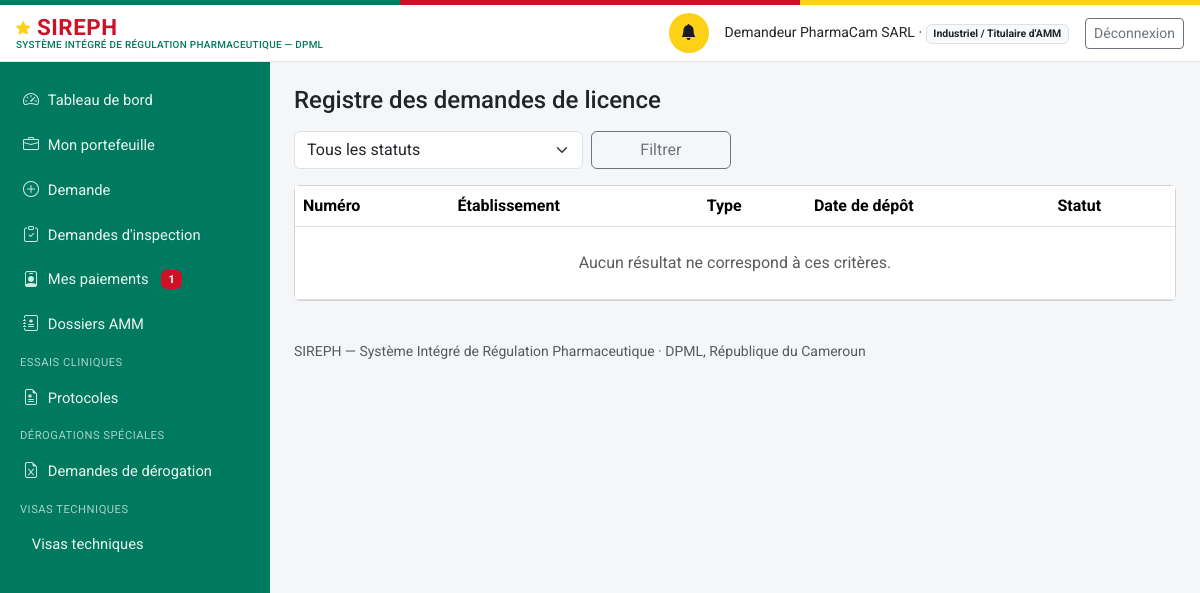
The app's page /licences (signed in) with its own data.
### models.py (models this page shows, shortened)
class Personne(db.Model):
    id = db.Column(db.Integer, primary_key=True)
    nom_complet = db.Column(db.String(200), nullable=False)
    email = db.Column(db.String(150), unique=True, nullable=False)  # identifiant de connexion
    password_hash = db.Column(db.String(255), nullable=False)
    role_systeme = db.Column(db.String(50), nullable=False)
    etablissement_rattachement_id = db.Column(db.Integer, db.ForeignKey("etablissement.id"), nullable=True)
    contact = db.Column(db.String(200))
    statut_compte = db.Column(db.String(20), nullable=False, default="actif")
    date_creation = db.Column(db.DateTime, default=datetime.utcnow)
    etablissement = db.relationship("Etablissement", foreign_keys=[etablissement_rattachement_id])
    @property
    def role_label(self):
        from permissions import ROLES
        return ROLES.get(self.role_systeme, self.role_systeme)
    @property
    def niveau(self):
        from permissions import niveau
        return niveau(self)
    @property
    def est_externe(self):
        from permissions import est_externe
        return est_externe(self.role_systeme)

### routes_li.py (the view)
@li_bp.route("/licences")
@login_required
def registre():
    executer_verifications_delais_li()
    u = current_user()
    q = DemandeLicence.query
    if u.role_systeme == "demandeur_externe":
        if not u.etablissement_rattachement_id:
            abort(403)
        q = q.filter_by(etablissement_id=u.etablissement_rattachement_id)
    elif u.role_systeme not in ROLES_LI:
        abort(403)
    statut = request.args.get("statut", "")
    if statut:
        q = q.filter_by(statut=statut)
    demandes = q.order_by(DemandeLicence.date_creation.desc()).all()
    return render_template("licence/registre.html", demandes=demandes, statut=statut)

### auth.py (called while the page is built)
def current_user():
    uid = session.get("user_id")
    if not uid:
        return None
    return db.session.get(Personne, uid)

def login_required(view):
    @wraps(view)
    def wrapped(*a, **kw):
        if not current_user():
            return redirect(url_for("login", next=request.path))
        return view(*a, **kw)
    return wrapped

### delais.py (called while the page is built, shortened)
def get_parametre(module, cle, default=None):
    p = ParametreModule.query.filter_by(module=module, cle=cle).first()
    return p.valeur if p else default

def executer_verifications_delais_li():
    from workflow_li import expirer_si_echue  # import différé, cf. note dans workflow_ma/delais
    for etab in Etablissement.query.filter_by(statut_licence="active").all():
        expirer_si_echue(etab)
    jours_liste = [int(j) for j in get_parametre("LI", "rappel_expiration_j_avant", default="90,30").split(",")]
    for etab in Etablissement.query.filter_by(statut_licence="active").all():
        if not etab.date_expiration_licence:
            continue
        jours_restants = (etab.date_expiration_licence - date.today()).days
        if jours_restants < 0:
            continue
        seuil = next((j for j in sorted(jours_liste, reverse=True) if jours_restants <= j), None)
        if seuil is None:
            continue
    db.session.commit()

### paiements.py (called while the page is built)
def _representant_etablissement(etablissement_id):
    return (Personne.query
            .filter(Personne.etablissement_rattachement_id == etablissement_id,
                    Personne.role_systeme.in_(_PROFILS_REPRESENTANTS),
                    Personne.statut_compte == "actif")
            .first())

def paiements_du_redevable(personne):
    resultat = []
    for p in Paiement.query.order_by(Paiement.date_creation.desc()).all():
        d = _demandeur(p)
        if d and d.id == personne.id:
            resultat.append(p)
    return resultat

### permissions.py (called while the page is built)
def est_externe(role):
    return role in ROLES_EXTERNES

def niveau(user_ou_role):
    if user_ou_role is None:
        return 0
    role = getattr(user_ou_role, "role_systeme", user_ou_role)
    return NIVEAU_PAR_ROLE.get(role, 0)

def a_permission(user, cle_permission):
    if user is None:
        return False
    return user.role_systeme in PERMISSIONS_TRANSVERSES.get(cle_permission, [])

### workflow_li.py (called while the page is built, shortened)
def expirer_si_echue(etablissement):
    if etablissement.statut_licence != "active" or not etablissement.date_expiration_licence:
        return False
    if date.today() <= etablissement.date_expiration_licence:
        return False

### templates/licence/registre.html (shortened to what this page needs)
{% extends "base.html" %}
{% block content %}
<h4 class="mb-3">Registre des demandes de licence</h4>
<form method="get" class="row g-2 mb-3" role="search">
  <div class="col-md-4">
    <select class="form-select" id="statut" name="statut">
      <option value="">Tous les statuts</option>
    </select>
  </div>
  <div class="col-md-2"><button class="btn btn-outline-secondary w-100">Filtrer</button></div>
</form>
<div class="card">
  <div class="table-responsive">
    <table class="table table-hover align-middle mb-0">
      <thead><tr><th>Numéro</th><th>Établissement</th><th>Type</th><th>Date de dépôt</th><th>Statut</th></tr></thead>
      <tbody>
        {% for d in demandes %}
        <tr>
          <td><a href="{{ url_for('li.fiche', id=d.id) }}">{{ d.numero }}</a></td>
          <td>{{ d.etablissement.raison_sociale }}</td>
          <td>{{ TYPES_LI.get(d.type_demande, d.type_demande) }}</td>
          <td>{{ d.date_creation.strftime('%d/%m/%Y') }}</td>
          <td><span class="badge bg-primary badge-statut">{{ STATUTS_LI.get(d.statut, d.statut) }}</span></td>
        </tr>
        {% else %}
        <tr><td colspan="5" class="text-center text-muted py-4">Aucun résultat ne correspond à ces critères.</td></tr>
        {% endfor %}
      </tbody>
    </table>
  </div>
</div>
{% endblock %}

### templates/base.html (shortened to what this page needs)
<!doctype html>
<html lang="fr">
<head>
<link href="https://cdn.jsdelivr.net/npm/bootstrap@5.3.3/dist/css/bootstrap.min.css" rel="stylesheet">
<link href="https://cdn.jsdelivr.net/npm/bootstrap-icons@1.11.3/font/bootstrap-icons.css" rel="stylesheet">
<link href="{{ url_for('static', filename='css/style.css') }}" rel="stylesheet">
</head>
<body>
<div class="sireph-flagbar" aria-hidden="true"><span></span><span></span><span></span></div>
<header class="sireph-topbar">
  <div class="container-fluid px-3 py-2 d-flex align-items-center justify-content-between">
    <div class="d-flex align-items-center gap-2">
      <a class="sireph-brand" href="{{ current_user and url_for('dashboard') or url_for('login') }}">
        <i class="bi bi-star-fill"></i> SIREPH
        <small>Système Intégré de Régulation Pharmaceutique — DPML</small>
      </a>
    </div>
    {% if current_user %}
    <div class="d-flex align-items-center gap-3">
      <a href="{{ url_for('notifications_liste') }}" class="sireph-icon-btn" title="Notifications" aria-label="Notifications">
        <i class="bi bi-bell-fill"></i>
      </a>
      <span class="small d-none d-md-inline">{{ current_user.nom_complet }} ·
        <span class="badge bg-light text-dark border">{{ current_user.role_label }}</span></span>
      <a href="{{ url_for('logout') }}" class="btn btn-sm btn-outline-secondary">Déconnexion</a>
    </div>
    {% endif %}
  </div>
</header>
<div class="sireph-layout">
  {% if current_user %}
  <nav id="sireph-sidebar" class="offcanvas-lg offcanvas-start sireph-sidebar" tabindex="-1"
       aria-label="Navigation principale">
    <div class="offcanvas-body d-flex flex-column p-0">
      <ul class="nav nav-pills flex-column">
        <li class="nav-item">
          <a class="nav-link {{ 'active' if request.path == '/' }}" href="{{ url_for('dashboard') }}">
            <i class="bi bi-speedometer2"></i> Tableau de bord</a>
        </li>
        {% if current_user.role_systeme == "demandeur_externe" %}
        <li class="nav-item">
          <a class="nav-link {{ 'active' if request.path == '/industriel/portefeuille' }}"
             href="{{ url_for('industriel.portefeuille') }}">
            <i class="bi bi-briefcase"></i> Mon portefeuille</a>
        </li>
        <li class="nav-item">
          <a class="nav-link {{ 'active' if request.path.startswith('/demandes') }}"
             href="{{ url_for('demandes.accueil') }}">
            <i class="bi bi-plus-circle"></i> Demande</a>
        </li>
        <li class="nav-item">
          <a class="nav-link {{ 'active' if request.path.startswith('/industriel/inspections') }}"
             href="{{ url_for('industriel.inspections') }}">
            <i class="bi bi-clipboard-check"></i> Demandes d'inspection</a>
        </li>
        {% endif %}
        {% if current_user.est_externe %}
        <li class="nav-item">
          <a class="nav-link {{ 'active' if request.path == '/mon-espace' }}"
             href="{{ url_for('profils.mon_espace') }}">
            <i class="bi bi-person-badge"></i> Mes paiements
            {%- if paiements_dus %}
            <span class="badge bg-danger ms-1">{{ paiements_dus }}</span>
            {%- endif %}
          </a>
        </li>
        {% endif %}
        {% if current_user.role_systeme != "demandeur_externe" or demandeur_a_amm %}
        <li class="nav-item">
          <a class="nav-link {{ 'active' if '/dossiers' in request.path }}" href="{{ url_for('dossiers_registre') }}">
            <i class="bi bi-journal-medical"></i> Dossiers AMM</a>
        </li>
        {% endif %}
        {% if current_user.role_systeme in ("administrateur_dpml", "agent_dros", "directeur_dpml") or (current_user.role_systeme == "demandeur_externe" and demandeur_a_ct) %}
        <div class="sireph-sidebar-section">Essais cliniques</div>
        <li class="nav-item">
          <a class="nav-link {{ 'active' if request.path == url_for('ct.registre') }}" href="{{ url_for('ct.registre') }}">
            <i class="bi bi-file-earmark-medical"></i> Protocoles</a>
        </li>
        {% endif %}
        {% if current_user.role_systeme in ("administrateur_dpml", "directeur_dpml") or (current_user.role_systeme == "demandeur_externe" and demandeur_a_derogations) %}
        <div class="sireph-sidebar-section">Dérogations spéciales</div>
        <li class="nav-item">
          <a class="nav-link {{ 'active' if request.path == url_for('derogation.registre') }}" href="{{ url_for('derogation.registre') }}">
            <i class="bi bi-file-earmark-excel"></i> Demandes de dérogation</a>
        </li>
        {% endif %}
        {% if current_user.role_systeme in ("administrateur_dpml", "directeur_dpml") or (current_user.role_systeme == "demandeur_externe" and demandeur_a_visas) %}
        <div class="sireph-sidebar-section">Visas techniques</div>
        <li class="nav-item">
          <a class="nav-link {{ 'active' if request.path == url_for('visas.registre') }}" href="{{ url_for('visas.registre') }}">
             Visas techniques</a>
        </li>
        {% endif %}
      </ul>
    </div>
  </nav>
  {% endif %}
  <main id="contenu-principal" class="sireph-content">
    {% block content %}{% endblock %}
    <footer class="text-muted small py-4 mt-3">
      SIREPH — Système Intégré de Régulation Pharmaceutique · DPML, République du Cameroun
    </footer>
  </main>
</div>
</body>
</html>

### static/css/style.css (style rules this page uses)
:root { --cm-green: #007a5e; --cm-green-dark: #00553f; --cm-red: #ce1126; --cm-yellow: #fcd116; }
body { background-color: #f4f6f8; font-family: "Roboto", -apple-system, BlinkMacSystemFont, "Segoe UI", Arial, sans-serif; }
.sireph-flagbar { height: 5px; display: flex; }
.sireph-flagbar span { flex: 1 1 0; }
.sireph-flagbar span:nth-child(1) { background-color: var(--cm-green); }
.sireph-flagbar span:nth-child(2) { background-color: var(--cm-red); }
.sireph-flagbar span:nth-child(3) { background-color: var(--cm-yellow); }
.sireph-topbar { background-color: #ffffff; border-bottom: 1px solid #e2e6ea; }
.sireph-brand { font-weight: 700; font-size: 1.4rem; color: var(--cm-red); letter-spacing: 0.5px; text-decoration: none; line-height: 1.1; }
.sireph-brand .bi-star-fill { color: var(--cm-yellow); font-size: 0.9rem; vertical-align: 2px; }
.sireph-brand small { display: block; font-size: 0.62rem; font-weight: 500; color: var(--cm-green); letter-spacing: 0.3px; text-transform: uppercase; }
.sireph-icon-btn { width: 40px; height: 40px; border-radius: 50%; display: inline-flex; align-items: center; justify-content: center; color: #1c1c1c; background-color: var(--cm-yellow); border: none; text-decoration: none; }
.sireph-layout { display: flex; align-items: stretch; min-height: calc(100vh - 63px); }
.sireph-sidebar { background-color: var(--cm-green) !important; width: 270px; flex-shrink: 0; padding: 1rem 0; }
.sireph-sidebar .nav-link { color: rgba(255, 255, 255, 0.92); padding: 0.65rem 1.25rem; border-left: 3px solid transparent; border-radius: 0; font-size: 0.92rem; display: flex; align-items: center; gap: 0.55rem; }
.sireph-sidebar .nav-link i { font-size: 1rem; opacity: 0.9; }
.sireph-sidebar .sireph-sidebar-section { color: rgba(255, 255, 255, 0.65); font-size: 0.7rem; text-transform: uppercase; letter-spacing: 0.5px; padding: 0.5rem 1.25rem 0.25rem; }
.sireph-content { flex: 1 1 auto; min-width: 0; padding: 1.5rem; }
.badge.bg-danger { background-color: var(--cm-red) !important; }

### records on screen
Personne: nom_complet "Demandeur PharmaCam SARL", role_label "Industriel / Titulaire d'AMM"

### other values on screen
{{ paiements_dus }} "1"
